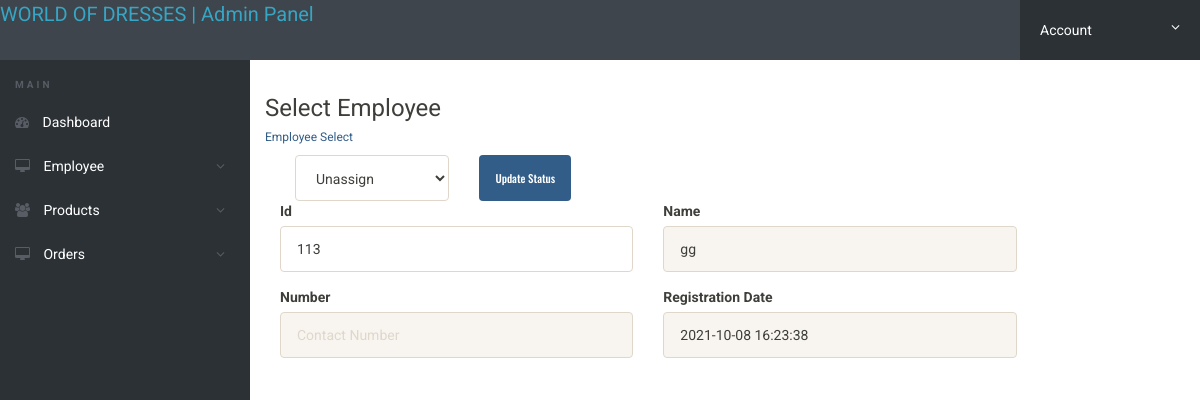
/admin/UnavailableEmployee.php?EmpID=113, run on the app's committed database.
### tables this page shows
CREATE TABLE `employee` (
  `id` int(11) NOT NULL,
  `EmpID` varchar(100) DEFAULT NULL,
  `FullName` varchar(120) DEFAULT NULL,
  `MoblieNumber` varchar(12) DEFAULT NULL,
  `RegDate` timestamp NULL DEFAULT current_timestamp(),
  `Action` int(11) NOT NULL
);

### admin/UnavailableEmployee.php (the view, shortened to what this page needs)
<?php
$con = mysqli_connect("localhost", "root", "", "project");
$Eid = $_GET['EmpID'];
    $query = mysqli_query($con, "select * from employee where EmpID = '$Eid'");
    while ($row = mysqli_fetch_array($query)) {
?>
<!DOCTYPE html>
    <html lang="en">
    <head>
    </head>
    <link rel="stylesheet" href="css/font-awesome.min.css">
    <link rel="stylesheet" href="css/bootstrap.min.css">
    <link rel="stylesheet" href="css/dataTables.bootstrap.min.css">
    <link rel="stylesheet" href="css/bootstrap-social.css">
    <link rel="stylesheet" href="css/bootstrap-select.css">
    <link rel="stylesheet" href="css/fileinput.min.css">
    <link rel="stylesheet" href="css/awesome-bootstrap-checkbox.css">
    <link rel="stylesheet" href="css/style.css">
    <?php include('includes/header.php'); ?>
    <div class="ts-main-content">
        <?php include('includes/leftbar.php'); ?>
        <div class="content-wrapper">
            <div class="container-fluid">
                <h1 class="h3 mb-2 text-gray-800">Select Employee</h1>
                <div class="card shadow mb-4">
                    <div class="card-header py-3">
                        <h6 class="m-0 font-weight-bold text-primary">Employee Select</h6>
                    </div>
                    <div class="card-body">
                        <div class="table-responsive">
<div class="col-md-4">
                        <form autocomplete="off" action="actions/UnassignEmployee-code.php" method="post">
                            <div class="row container-fluid">
                                <div class="col-md-8"> <input type="hidden" name="EmpID" value="<?php echo ($row['EmpID']) ?>">
                                    <select class="form-control" name="Status">
                                        <option value="Unassign">Unassign</option>
                                    </select>
                                </div>
                                <div class="col-md-4">
                                    <input type="submit" name="submit" class="btn btn-primary" value="Update Status">
                                </div>
                            </div>
                        </form>
                    </div>
                    <div class="row">
                    <div class="col-xs-12 col-sm-12 col-md-12 col-lg-12 col-xl-12">
                        <div class="card-body">
                                <div class="form-row">
                                    <div class="form-group col-md-5">
                                        <label for="Id">Id</label>
                                        <input type="text" class="form-control" placeholder="Id" autocomplete="off" name="id" value="<?php echo ($row['EmpID']) ?>">
                                    </div>
                                    <div class="form-group col-md-5">
                                        <label for="Employee Name">Name</label>
                                        <input type="text" class="form-control"  name="FullName" placeholder="Name" autocomplete="off" required="required" value="<?php echo ($row['FullName']) ?>" readonly>
                                    </div>
                                    <div class="form-group col-md-5">
                                        <label for="Employee Number">Number</label>
                                        <input type="text" class="form-control"  name="MobileNumber" placeholder="Contact Number" autocomplete="off" required="required" value="<?php echo ($row['MobileNumber']) ?>" readonly>
                                    </div>
                                    <div class="form-group col-md-5">
                                        <label for="Registration Date">Registration Date</label>
                                        <input type="text" class="form-control"  name="RegDate" placeholder="Registration Date" autocomplete="off" required="required" value="<?php echo ($row['RegDate']) ?>" readonly>
                                    </div>
                                    </div>
                        </div>
                        <?php } ?>
    </body>
    </html>

### admin/includes/header.php (shortened to what this page needs)
<div class="brand clearfix">
	<a href="dashboard.php" style="font-size: 20px;">  WORLD OF DRESSES  | Admin Panel </a>
		<ul class="ts-profile-nav">
			<li class="ts-account">
				<a href="#"> Account <i class="fa fa-angle-down hidden-side"></i></a>
			</li>
		</ul>
	</div>

### admin/includes/leftbar.php (shortened to what this page needs)
<nav class="ts-sidebar">
	<ul class="ts-sidebar-menu">
		<li class="ts-label">Main</li>
				<li><a href="dashboard.php"><i class="fa fa-dashboard"></i> Dashboard</a></li>
        <li><a href="#"><i class="fa fa-desktop"></i> Employee</a>
		</li>
				<li><a href="#"><i class="fa fa-users"></i> Products</a>
		</li>
		<ul>
		<li><a href="#"><i class="fa fa-desktop"></i> Orders</a>
	</ul>
</nav>

### admin/css/style.css (style rules this page uses)
html { font-size: 14px; }
@media only screen and (min-width: 480px) { html { font-size: 17px; } }
@media only screen and (min-width: 768px) { html { font-size: 14px; } }
a { color: #37a6c4; }
.btn { font-family: 'Oswald', sans-serif; }
ul, li { margin: 0; padding: 0; list-style: none; }
.btn { text-transform: none; }
.brand { background: #3e454c; position: relative; z-index: 3; position: fixed; width: 100%; top: 0; }
.brand .ts-profile-nav { float: right; display: none; }
.brand .ts-profile-nav li { float: left; position: relative; }
.brand .ts-profile-nav li a { display: block; padding: 20px; color: #fff; }
.brand .ts-profile-nav .ts-account .fa-angle-down { float: right; }
.brand .ts-profile-nav .ts-account > a { width: 180px; background: #2c3136; }
@media only screen and (min-width: 992px) { .brand .ts-profile-nav { display: block; } }
.ts-sidebar { background: #2c3136; max-height: 0; transition: max-height 0.3s; overflow: hidden; position: fixed; z-index: 2; width: 100%; bottom: 0; top: 60px; overflow-y: auto; }
@media only screen and (min-width: 992px) { .ts-sidebar { max-height: 100%; bottom: 0; } }
.ts-sidebar-menu .ts-label { color: #585c64; font-weight: bold; padding: 8px 15px; text-transform: uppercase; font-size: 10px; letter-spacing: 3px; margin-top: 10px; }
.ts-sidebar-menu a { display: block; text-decoration: none; padding: 12px 15px; color: #fff; }
.ts-sidebar-menu li { position: relative; }
.ts-sidebar-menu li i { color: #585c64; margin-right: 10px; }
.ts-main-content .content-wrapper { padding-top: 15px; margin-top: 60px; }
@media only screen and (min-width: 992px) { .ts-main-content .ts-sidebar { width: 250px; float: left; } }
@media only screen and (min-width: 992px) { .ts-main-content .content-wrapper { margin-left: 250px; } }

### data on the page
employee: id "113", FullName "gg", RegDate "2021-10-08 16:23:38"
